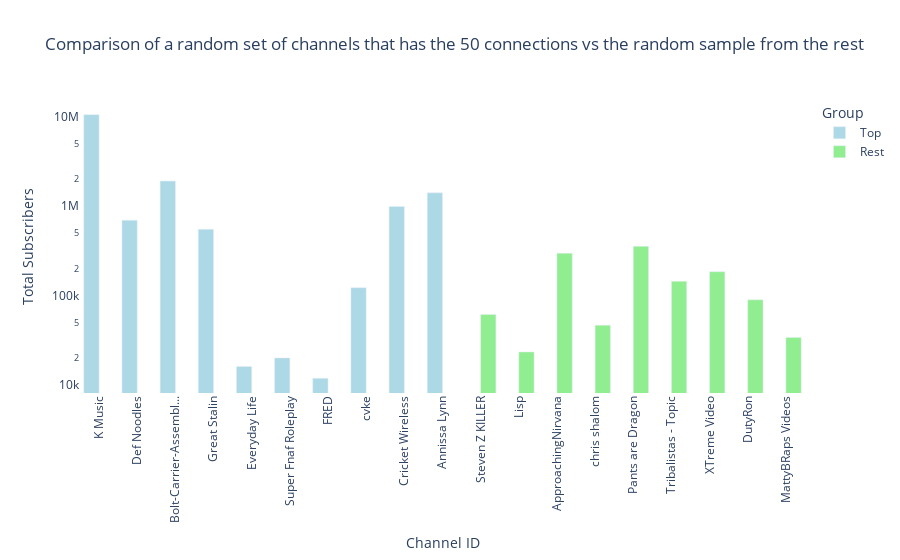

The notebook cell this image was saved under:
### Code cell
# Update the interactive bar plot with custom colors and hover data
fig = px.bar(
    combined_df, 
    x='name_cc', 
    y='subscribers_cc', 
    color='Group',
    title='Comparison of a random set of channels that has the 50 connections vs the random sample from the rest',
    labels={
        'subscribers_cc': 'Total subscribers', 
        'name_cc': 'Channel ID', 
        'num_connections': 'Connections',
        'category_cc': 'Category',
    },
    barmode='group',
    hover_data=['num_connections'],  # Add hover data for number of connections
    color_discrete_map={'Top': 'lightblue', 'Rest': 'lightgreen'}  # Custom colors for each group
)

# Customize the layout
fig.update_layout(
    xaxis_title='Channel ID',
    yaxis_title='Total Subscribers',
    yaxis=dict(type='log'),  # Set y-axis to log scale
    xaxis=dict(tickangle=-90),  # Rotate labels for better readability
    plot_bgcolor='rgba(0,0,0,0)'  # Transparent background
)

# Add a black line to separate the two groups


# Show the figure
fig.show()


# Save the plot to an HTML file
fig.write_html('Comparison_of_Total_Subscribers.html')

### Figure 1 — Plotly figure (JSON) as saved in the notebook; plotly's stock layout.template omitted (floating-point values rounded to 4 significant figures)
{"data": [{"alignmentgroup": "True", "customdata": [[11422], [530], [1779], [1032], [445], [914], [574], [1525], [1000], [1145]], "hovertemplate": "Group=Top<br>Channel ID=%{x}<br>Total subscribers=%{y}<br>Connections=%{customdata[0]}<extra></extra>", "legendgroup": "Top", "marker": {"color": "lightblue", "pattern": {"shape": ""}}, "name": "Top", "offsetgroup": "Top", "orientation": "v", "showlegend": true, "textposition": "auto", "type": "bar", "x": ["K Music", "Def Noodles", "Bolt-Carrier-Assembl...", "Great Stalin", "Everyday Life", "Super Fnaf Roleplay", "FRED", "cvke", "Cricket Wireless", "Annissa Lynn"], "xaxis": "x", "y": [10600000, 695000, 1910000, 552000, 16062, 20000, 11800, 122326, 994000, 1410000], "yaxis": "y"}, {"alignmentgroup": "True", "customdata": [[12], [11], [null], [9], [32], [29], [21], [9], [13]], "hovertemplate": "Group=Rest<br>Channel ID=%{x}<br>Total subscribers=%{y}<br>Connections=%{customdata[0]}<extra></extra>", "legendgroup": "Rest", "marker": {"color": "lightgreen", "pattern": {"shape": ""}}, "name": "Rest", "offsetgroup": "Rest", "orientation": "v", "showlegend": true, "textposition": "auto", "type": "bar", "x": ["Steven Z KILLER", "Lisp", "ApproachingNirvana", "chris shalom", "Pants are Dragon", "Tribalistas - Topic", "XTreme Video", "DutyRon", "MattyBRaps Videos"], "xaxis": "x", "y": [61200, 23300, 297000, 46500, 355000, 144000, 184646, 89300, 33900], "yaxis": "y"}], "layout": {"barmode": "group", "legend": {"title": {"text": "Group"}, "tracegroupgap": 0}, "plot_bgcolor": "rgba(0,0,0,0)", "title": {"text": "Comparison of a random set of channels that has the 50 connections vs the random sample from the rest"}, "xaxis": {"anchor": "y", "domain": [0, 1], "tickangle": -90, "title": {"text": "Channel ID"}}, "yaxis": {"anchor": "x", "domain": [0, 1], "title": {"text": "Total Subscribers"}, "type": "log"}}}
